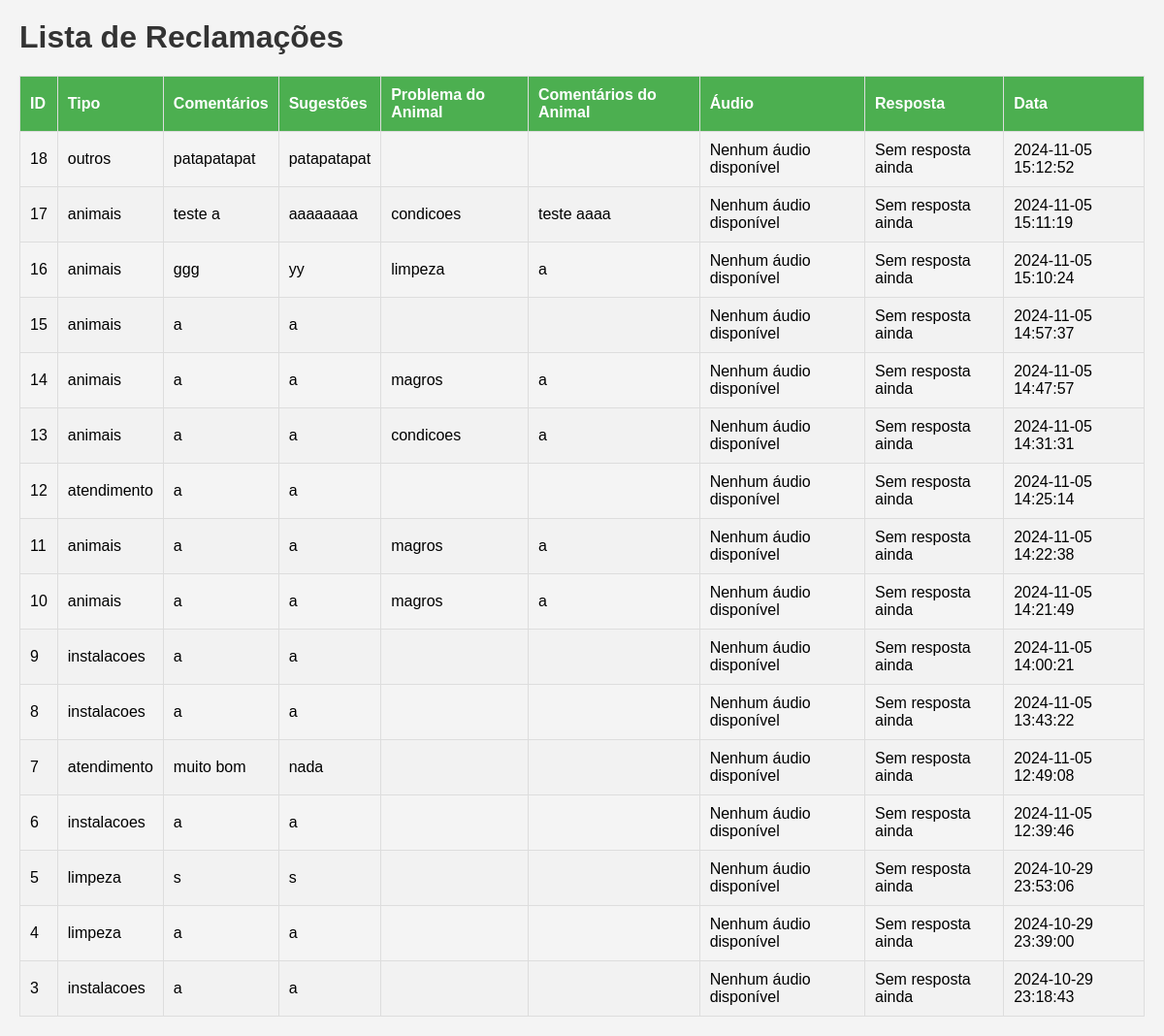
Page /visitante/listar_reclamacoes.php (signed in) on the committed database.
### tables this page shows
CREATE TABLE `reclamacoes` (
  `id` int(11) NOT NULL,
  `user_id` int(11) NOT NULL,
  `tipo` varchar(255) NOT NULL,
  `comentarios` text DEFAULT NULL,
  `sugestoes` text DEFAULT NULL,
  `problema_animal` varchar(255) DEFAULT NULL,
  `comentarios_animal` text DEFAULT NULL,
  `audio` longblob DEFAULT NULL,
  `data` timestamp NOT NULL DEFAULT current_timestamp(),
  `resposta` text DEFAULT NULL
);

### visitante/listar_reclamacoes.php (the view, shortened to what this page needs)
<?php
$host = 'localhost';
$db = 'zoo_da_oldy';
$user = 'root';
$pass = '';
try {
    $pdo = new PDO("mysql:host=$host;dbname=$db;charset=utf8", $user, $pass);
    $pdo->setAttribute(PDO::ATTR_ERRMODE, PDO::ERRMODE_EXCEPTION);
    $pdo->setAttribute(PDO::ATTR_DEFAULT_FETCH_MODE, PDO::FETCH_ASSOC);
    $user_id = $_SESSION['user_id'];
    $stmt = $pdo->prepare("SELECT nivel_id FROM usuarios WHERE id = :user_id");
    $stmt->execute(['user_id' => $user_id]);
    $user = $stmt->fetch();
    $nivel_id = $user['nivel_id'];
    if ($nivel_id == 3) {
        $stmt = $pdo->prepare("SELECT * FROM reclamacoes WHERE user_id = :user_id ORDER BY id DESC");
        $stmt->execute(['user_id' => $user_id]);
    } else {
        $stmt = $pdo->prepare("SELECT * FROM reclamacoes WHERE user_id = :user_id ORDER BY id DESC");
        $stmt->execute(['user_id' => $user_id]);
    }
    $reclamacoes = $stmt->fetchAll();
    echo "<h1>Lista de Reclamações</h1>";
    if (count($reclamacoes) > 0) {
        echo "<table>
                <thead>
                    <tr>
                        <th>ID</th>
                        <th>Tipo</th>
                        <th>Comentários</th>
                        <th>Sugestões</th>
                        <th>Problema do Animal</th>
                        <th>Comentários do Animal</th>
                        <th>Áudio</th>
                        <th>Resposta</th>
                        <th>Data</th>
                    </tr>
                </thead>
                <tbody>";
        foreach ($reclamacoes as $reclamacao) {
            $data = $reclamacao['data'];
            $audioUrl = $reclamacao['audio'];
            $resposta = isset($reclamacao['resposta']) ? $reclamacao['resposta'] : 'Sem resposta ainda';
            echo "<tr>
                    <td>{$reclamacao['id']}</td>
                    <td>" . htmlspecialchars($reclamacao['tipo']) . "</td>
                    <td>" . htmlspecialchars($reclamacao['comentarios']) . "</td>
                    <td>" . htmlspecialchars($reclamacao['sugestoes']) . "</td>
                    <td>" . htmlspecialchars($reclamacao['problema_animal']) . "</td>
                    <td>" . htmlspecialchars($reclamacao['comentarios_animal']) . "</td>
                    <td>
                        " . ($audioUrl ? "<audio controls>
                            <source src='" . htmlspecialchars($audioUrl) . "' type='audio/mpeg'>
                            Seu navegador não suporta o elemento de áudio.
                        </audio>" : 'Nenhum áudio disponível') . "
                    </td>
                    <td>
                        " . (strlen($resposta) > 30
                            ? "<button onclick='showResponsePopup(" . json_encode($resposta) . ")'>Ver Resposta</button>"
                            : htmlspecialchars($resposta)) . "
                    </td>
                    <td>" . htmlspecialchars($data) . "</td>
                  </tr>";
        }
        echo "</tbody></table>";
    } else {
        echo "<p>Nenhuma reclamação encontrada.</p>";
    }
} catch (PDOException $e) {
    http_response_code(500);
    echo "Erro na conexão com o banco de dados: " . htmlspecialchars($e->getMessage());
}
?>

### visitante/listar_reclamacoes.php (style rules this page uses)
h1 { color: #333; }
table { width: 100%; border-collapse: collapse; margin-top: 20px; }
th, td { padding: 10px; text-align: left; border: 1px solid #ddd; }
th { background-color: #4CAF50; color: white; }
tr:nth-child(even) { background-color: #f2f2f2; }

### rows in the picture
reclamacoes: id "18", tipo "outros", comentarios "patapatapat", sugestoes "patapatapat", resposta "Sem resposta ainda", data "2024-11-05 15:12:52"
reclamacoes: id "17", tipo "animais", comentarios "teste a", sugestoes "aaaaaaaa", problema_animal "condicoes", comentarios_animal "teste aaaa", resposta "Sem resposta ainda", data "2024-11-05 15:11:19"
reclamacoes: id "16", tipo "animais", comentarios "ggg", sugestoes "yy", problema_animal "limpeza", comentarios_animal "a", resposta "Sem resposta ainda", data "2024-11-05 15:10:24"
reclamacoes: id "15", tipo "animais", comentarios "a", sugestoes "a", resposta "Sem resposta ainda", data "2024-11-05 14:57:37"
reclamacoes: id "14", tipo "animais", comentarios "a", sugestoes "a", problema_animal "magros", comentarios_animal "a", resposta "Sem resposta ainda", data "2024-11-05 14:47:57"
reclamacoes: id "13", tipo "animais", comentarios "a", sugestoes "a", problema_animal "condicoes", comentarios_animal "a", resposta "Sem resposta ainda", data "2024-11-05 14:31:31"
reclamacoes: id "12", tipo "atendimento", comentarios "a", sugestoes "a", resposta "Sem resposta ainda", data "2024-11-05 14:25:14"
reclamacoes: id "11", tipo "animais", comentarios "a", sugestoes "a", problema_animal "magros", comentarios_animal "a", resposta "Sem resposta ainda", data "2024-11-05 14:22:38"
reclamacoes: id "10", tipo "animais", comentarios "a", sugestoes "a", problema_animal "magros", comentarios_animal "a", resposta "Sem resposta ainda", data "2024-11-05 14:21:49"
reclamacoes: id "9", tipo "instalacoes", comentarios "a", sugestoes "a", resposta "Sem resposta ainda", data "2024-11-05 14:00:21"
reclamacoes: id "8", tipo "instalacoes", comentarios "a", sugestoes "a", resposta "Sem resposta ainda", data "2024-11-05 13:43:22"
reclamacoes: id "7", tipo "atendimento", comentarios "muito bom", sugestoes "nada", resposta "Sem resposta ainda", data "2024-11-05 12:49:08"
reclamacoes: id "6", tipo "instalacoes", comentarios "a", sugestoes "a", resposta "Sem resposta ainda", data "2024-11-05 12:39:46"
reclamacoes: id "5", tipo "limpeza", comentarios "s", sugestoes "s", resposta "Sem resposta ainda", data "2024-10-29 23:53:06"
reclamacoes: id "4", tipo "limpeza", comentarios "a", sugestoes "a", resposta "Sem resposta ainda", data "2024-10-29 23:39:00"
reclamacoes: id "3", tipo "instalacoes", comentarios "a", sugestoes "a", resposta "Sem resposta ainda", data "2024-10-29 23:18:43"
